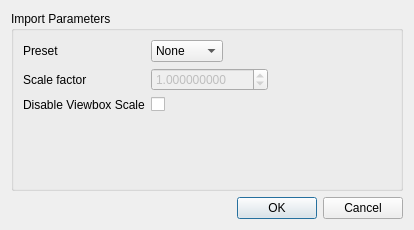
<?xml version="1.0" encoding="UTF-8"?>
<ui version="4.0">
 <class>ImportDialog</class>
 <widget class="QDialog" name="ImportDialog">
  <property name="geometry">
   <rect>
    <x>0</x>
    <y>0</y>
    <width>414</width>
    <height>230</height>
   </rect>
  </property>
  <property name="windowTitle">
   <string>Import</string>
  </property>
  <layout class="QVBoxLayout" name="verticalLayout">
   <item>
    <widget class="QGroupBox" name="groupBox">
     <property name="title">
      <string>Import Parameters</string>
     </property>
     <layout class="QFormLayout" name="formLayout">
      <property name="fieldGrowthPolicy">
       <enum>QFormLayout::ExpandingFieldsGrow</enum>
      </property>
      <item row="0" column="0">
       <widget class="QLabel" name="label">
        <property name="text">
         <string>Preset</string>
        </property>
       </widget>
      </item>
      <item row="0" column="1">
       <widget class="QComboBox" name="comboBoxPreset">
        <property name="sizePolicy">
         <sizepolicy hsizetype="Minimum" vsizetype="Fixed">
          <horstretch>0</horstretch>
          <verstretch>0</verstretch>
         </sizepolicy>
        </property>
        <item>
         <property name="text">
          <string>None</string>
         </property>
        </item>
        <item>
         <property name="text">
          <string>AI</string>
         </property>
        </item>
        <item>
         <property name="text">
          <string>Custom</string>
         </property>
        </item>
       </widget>
      </item>
      <item row="1" column="0">
       <widget class="QLabel" name="label_2">
        <property name="text">
         <string>Scale factor</string>
        </property>
       </widget>
      </item>
      <item row="1" column="1">
       <widget class="QDoubleSpinBox" name="doubleSpinBoxFactor">
        <property name="enabled">
         <bool>false</bool>
        </property>
        <property name="sizePolicy">
         <sizepolicy hsizetype="Minimum" vsizetype="Fixed">
          <horstretch>0</horstretch>
          <verstretch>0</verstretch>
         </sizepolicy>
        </property>
        <property name="decimals">
         <number>9</number>
        </property>
        <property name="maximum">
         <double>1000.000000000000000</double>
        </property>
        <property name="value">
         <double>1.000000000000000</double>
        </property>
       </widget>
      </item>
      <item row="2" column="0">
       <widget class="QLabel" name="label_3">
        <property name="text">
         <string>Disable Viewbox Scale</string>
        </property>
       </widget>
      </item>
      <item row="2" column="1">
       <widget class="QCheckBox" name="checkBoxDisableViewbox">
        <property name="text">
         <string/>
        </property>
       </widget>
      </item>
     </layout>
    </widget>
   </item>
   <item>
    <widget class="QDialogButtonBox" name="buttonBox">
     <property name="orientation">
      <enum>Qt::Horizontal</enum>
     </property>
     <property name="standardButtons">
      <set>QDialogButtonBox::Cancel|QDialogButtonBox::Ok</set>
     </property>
    </widget>
   </item>
  </layout>
 </widget>
 <resources/>
 <connections>
  <connection>
   <sender>buttonBox</sender>
   <signal>accepted()</signal>
   <receiver>ImportDialog</receiver>
   <slot>accept()</slot>
   <hints>
    <hint type="sourcelabel">
     <x>248</x>
     <y>254</y>
    </hint>
    <hint type="destinationlabel">
     <x>157</x>
     <y>274</y>
    </hint>
   </hints>
  </connection>
  <connection>
   <sender>buttonBox</sender>
   <signal>rejected()</signal>
   <receiver>ImportDialog</receiver>
   <slot>reject()</slot>
   <hints>
    <hint type="sourcelabel">
     <x>316</x>
     <y>260</y>
    </hint>
    <hint type="destinationlabel">
     <x>286</x>
     <y>274</y>
    </hint>
   </hints>
  </connection>
 </connections>
</ui>
